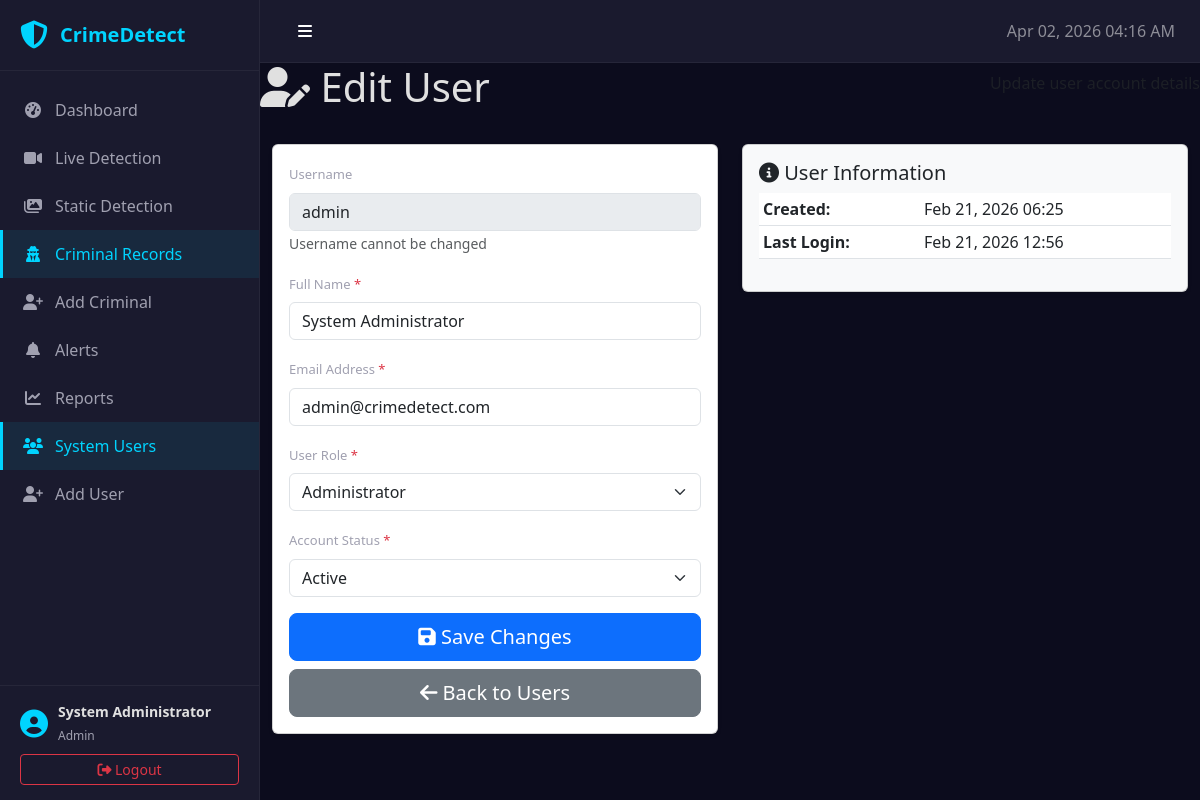
Page /php/users/edit.php?id=1 (signed in) on the committed database.
### tables this page shows
CREATE TABLE `users` (
  `id` int(11) NOT NULL,
  `username` varchar(50) NOT NULL,
  `email` varchar(100) NOT NULL,
  `password` varchar(255) NOT NULL,
  `full_name` varchar(100) NOT NULL,
  `role` enum('admin','officer','viewer') DEFAULT 'officer',
  `profile_pic` varchar(255) DEFAULT NULL,
  `is_active` tinyint(1) DEFAULT 1,
  `last_login` datetime DEFAULT NULL,
  `created_at` timestamp NOT NULL DEFAULT current_timestamp(),
  `updated_at` timestamp NOT NULL DEFAULT current_timestamp() ON UPDATE current_timestamp()
);

### includes/functions.php (called while the page is built, shortened)
<?php
function isAdmin() {
    return isset($_SESSION['role']) && $_SESSION['role'] === 'admin';
}
function isInvestigator() {
    return isset($_SESSION['role']) && in_array($_SESSION['role'], ['admin', 'investigator']);
}

### php/users/edit.php (the view, shortened to what this page needs)
<?php
$user = null;
$db = getDB();
try {
    $stmt = $db->prepare("SELECT * FROM users WHERE id = ?");
    $stmt->execute([$_GET['id']]);
    $user = $stmt->fetch(PDO::FETCH_ASSOC);
} catch (Exception $e) {
    $error = 'Error: ' . $e->getMessage();
}
require_once __DIR__ . '/../../includes/header.php';
?>
<div class="page-header">
    <h1><i class="fas fa-user-edit"></i> Edit User</h1>
    <p class="text-muted">Update user account details</p>
</div>
<div class="container-fluid">
    <div class="row">
        <div class="col-lg-6">
            <div class="card shadow-sm">
                <div class="card-body">
                    <form method="POST" id="editUserForm">
                        <div class="mb-3">
                            <label class="form-label">Username</label>
                            <input type="text" class="form-control" value="<?= htmlspecialchars($user['username']) ?>" disabled>
                            <small class="text-muted">Username cannot be changed</small>
                        </div>
                        <div class="mb-3">
                            <label for="full_name" class="form-label">Full Name <span class="text-danger">*</span></label>
                            <input type="text" class="form-control" id="full_name" name="full_name" value="<?= htmlspecialchars($user['full_name']) ?>" required>
                        </div>
                        <div class="mb-3">
                            <label for="email" class="form-label">Email Address <span class="text-danger">*</span></label>
                            <input type="email" class="form-control" id="email" name="email" value="<?= htmlspecialchars($user['email']) ?>" required>
                        </div>
                        <div class="mb-3">
                            <label for="role" class="form-label">User Role <span class="text-danger">*</span></label>
                            <select class="form-select" id="role" name="role" required>
                                <option value="admin" <?= $user['role'] === 'admin' ? 'selected' : '' ?>>Administrator</option>
                            </select>
                        </div>
                        <div class="mb-3">
                            <label for="is_active" class="form-label">Account Status <span class="text-danger">*</span></label>
                            <select class="form-select" id="is_active" name="is_active" required>
                                <option value="1" <?= $user['is_active'] ? 'selected' : '' ?>>Active</option>
                            </select>
                        </div>
                        <div class="d-grid gap-2">
                            <button type="submit" class="btn btn-primary btn-lg">
                                <i class="fas fa-save"></i> Save Changes
                            </button>
                            <a href="<?= BASE_URL ?>php/users/list.php" class="btn btn-secondary btn-lg">
                                <i class="fas fa-arrow-left"></i> Back to Users
                            </a>
                        </div>
                    </form>
                </div>
            </div>
        </div>
        <div class="col-lg-6">
            <div class="card shadow-sm bg-light">
                <div class="card-body">
                    <h5 class="card-title"><i class="fas fa-info-circle"></i> User Information</h5>
                    <table class="table table-sm">
                        <tr>
                            <td><strong>Created:</strong></td>
                            <td><?= date('M d, Y H:i', strtotime($user['created_at'])) ?></td>
                        </tr>
                        <tr>
                            <td><strong>Last Login:</strong></td>
                            <td><?= $user['last_login'] ? date('M d, Y H:i', strtotime($user['last_login'])) : 'Never' ?></td>
                        </tr>
                    </table>
                </div>
            </div>
        </div>
    </div>
</div>
<?php require_once __DIR__ . '/../../includes/footer.php'; ?>

### includes/header.php (shortened to what this page needs)
<!DOCTYPE html>
<html lang="en">
<head>
    <link href="https://cdn.jsdelivr.net/npm/bootstrap@5.3.0/dist/css/bootstrap.min.css" rel="stylesheet">
    <link href="https://cdnjs.cloudflare.com/ajax/libs/font-awesome/6.4.0/css/all.min.css" rel="stylesheet">
    <link href="https://cdn.datatables.net/1.13.6/css/dataTables.bootstrap5.min.css" rel="stylesheet">
    <link href="<?= BASE_URL ?>assets/css/style.css" rel="stylesheet">
</head>
<body>
    <nav class="sidebar" id="sidebar">
        <div class="sidebar-header">
            <i class="fas fa-shield-halved"></i>
            <span>CrimeDetect</span>
        </div>
        <ul class="sidebar-menu">
            <li><a href="<?= BASE_URL ?>php/dashboard/index.php" class="<?= strpos($_SERVER['PHP_SELF'],'dashboard')!==false?'active':'' ?>">
                <i class="fas fa-tachometer-alt"></i><span>Dashboard</span>
            </a></li>
            <li><a href="<?= BASE_URL ?>php/detection/live.php" class="<?= strpos($_SERVER['PHP_SELF'],'detection')!==false?'active':'' ?>">
                <i class="fas fa-video"></i><span>Live Detection</span>
            </a></li>
            <li><a href="<?= BASE_URL ?>php/detection/static.php" class="<?= strpos($_SERVER['PHP_SELF'],'static')!==false?'active':'' ?>">
                <i class="fas fa-images"></i><span>Static Detection</span>
            </a></li>
            <li><a href="<?= BASE_URL ?>php/criminals/list.php" class="<?= strpos($_SERVER['PHP_SELF'],'criminal')!==false?'active':'' ?>">
                <i class="fas fa-user-secret"></i><span>Criminal Records</span>
            </a></li>
            <?php if (isInvestigator()): ?>
            <li><a href="<?= BASE_URL ?>php/criminals/add.php">
                <i class="fas fa-user-plus"></i><span>Add Criminal</span>
            </a></li>
            <?php endif; ?>
            <li><a href="<?= BASE_URL ?>php/alerts/list.php" class="<?= strpos($_SERVER['PHP_SELF'],'alert')!==false?'active':'' ?>">
                <i class="fas fa-bell"></i><span>Alerts</span>
            </a></li>
            <?php if (isInvestigator()): ?>
            <li><a href="<?= BASE_URL ?>php/reports/index.php" class="<?= strpos($_SERVER['PHP_SELF'],'reports')!==false?'active':'' ?>">
                <i class="fas fa-chart-line"></i><span>Reports</span>
            </a></li>
            <?php endif; ?>
            <?php if (isAdmin()): ?>
            <li><a href="<?= BASE_URL ?>php/users/list.php" class="<?= strpos($_SERVER['PHP_SELF'],'users')!==false?'active':'' ?>">
                <i class="fas fa-users"></i><span>System Users</span>
            </a></li>
            <li><a href="<?= BASE_URL ?>php/users/add.php">
                <i class="fas fa-user-plus"></i><span>Add User</span>
            </a></li>
            <?php endif; ?>
        </ul>
        <div class="sidebar-footer">
            <div class="user-info">
                <i class="fas fa-user-circle"></i>
                <div>
                    <strong><?= $_SESSION['full_name'] ?? 'User' ?></strong>
                    <small><?= ucfirst($_SESSION['role'] ?? 'officer') ?></small>
                </div>
            </div>
            <a href="<?= BASE_URL ?>php/auth/logout.php" class="btn btn-sm btn-outline-danger w-100 mt-2">
                <i class="fas fa-sign-out-alt"></i> Logout
            </a>
        </div>
    </nav>
    <div class="content-wrapper">
        <nav class="top-navbar">
            <button class="btn btn-link text-white" onclick="document.getElementById('sidebar').classList.toggle('collapsed')">
                <i class="fas fa-bars"></i>
            </button>
            <div class="d-flex align-items-center gap-3">
                <span class="text-white-50"><?= date('M d, Y h:i A') ?></span>
            </div>
        </nav>

### includes/footer.php (shortened to what this page needs)
    </div>
</body>
</html>

### assets/css/style.css (style rules this page uses)
:root { --bg-primary: #0c0c1d; --bg-secondary: #1a1a2e; --bg-card: #16213e; --accent: #00d4ff; --accent-dark: #0099ff; --text-primary: #e0e0e0; --text-secondary: #a0a0b0; --danger: #ff4757; --sidebar-width: 260px; }
* { margin: 0; padding: 0; box-sizing: border-box; }
body { background: var(--bg-primary); color: var(--text-primary); font-family: 'Segoe UI', system-ui, -apple-system, sans-serif; min-height: 100vh; }
.sidebar { position: fixed; left: 0; top: 0; bottom: 0; width: var(--sidebar-width); background: var(--bg-secondary); border-right: 1px solid rgba(255,255,255,0.05); display: flex; flex-direction: column; z-index: 1000; transition: all 0.3s; }
.sidebar-header { padding: 20px; display: flex; align-items: center; gap: 12px; font-size: 20px; font-weight: 700; color: var(--accent); border-bottom: 1px solid rgba(255,255,255,0.05); }
.sidebar-header i { font-size: 28px; }
.sidebar-menu { list-style: none; padding: 15px 0; flex: 1; overflow-y: auto; }
.sidebar-menu li a { display: flex; align-items: center; gap: 12px; padding: 12px 20px; color: var(--text-secondary); text-decoration: none; transition: all 0.3s; border-left: 3px solid transparent; position: relative; }
.sidebar-menu li a:hover, .sidebar-menu li a.active { background: rgba(0, 212, 255, 0.08); color: var(--accent); border-left-color: var(--accent); }
.sidebar-menu li a i { width: 20px; text-align: center; font-size: 16px; }
.sidebar-footer { padding: 15px 20px; border-top: 1px solid rgba(255,255,255,0.05); }
.user-info { display: flex; align-items: center; gap: 10px; color: var(--text-primary); }
.user-info i { font-size: 28px; color: var(--accent); }
.user-info strong { display: block; font-size: 14px; }
.user-info small { color: var(--text-secondary); font-size: 12px; }
.content-wrapper { margin-left: var(--sidebar-width); min-height: 100vh; transition: all 0.3s; }
.top-navbar { padding: 12px 25px; background: var(--bg-secondary); border-bottom: 1px solid rgba(255,255,255,0.05); display: flex; justify-content: space-between; align-items: center; position: sticky; top: 0; z-index: 100; }
.page-header { display: flex; justify-content: space-between; align-items: center; margin-bottom: 25px; }
.form-label { color: var(--text-secondary); font-size: 13px; font-weight: 500; }

### rows in the picture
users: username "admin", full_name "System Administrator", email "admin@crimedetect.com", role "Administrator", is_active "Active", created_at "Feb 21, 2026 06:25", last_login "Feb 21, 2026 12:56"

### other values in the picture
$_SESSION['full_name'] "System Administrator"
$_SESSION['role'] "Admin"
